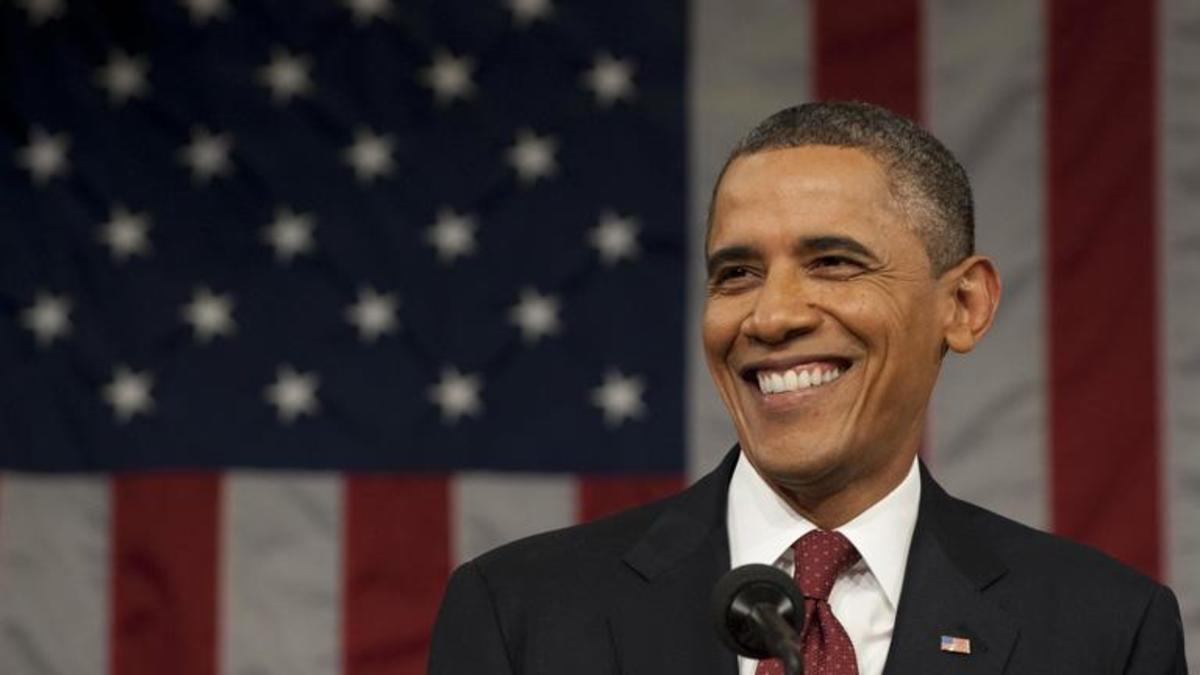
#> input picture barack_obama.jpg, 1200 x 675 px
$ python main.py
#> lines starting #> are read from the running program, lines starting #| are printed output that depends on the picture; after the words box and inside, x2 and y2 are one past the last pixel; in counts of white or black regions, pixels touching at a corner belong together
# import OpenCV
import cv2

def grayscale(img):
    """Apply a grayscale filter to an image"""

    return cv2.cvtColor(img, cv2.COLOR_BGR2GRAY)

def detectFacesWithRectangle(img, faces):
    """Draw a rectangle around faces found"""

    for (x, y, w, h) in faces:
        cv2.rectangle(img, (x, y), (x + w, y + h), (255, 0, 0), 3)

# read the image
img = cv2.imread('barack_obama.jpg')
#> img is the input picture: shape (675, 1200, 3); mean B, G, R 51, 51.3, 64.2

# load cascade classifier training file for haarcascade
face_cascade = cv2.CascadeClassifier('venv/lib/python2.7/site-packages/cv2/data/haarcascade_frontalface_alt.xml')

# detect faces...
faces = face_cascade.detectMultiScale(grayscale(img), 1.1, 5)
#> in grayscale, `return cv2.cvtColor(img, cv2.COLOR_BGR2GRAY)`:
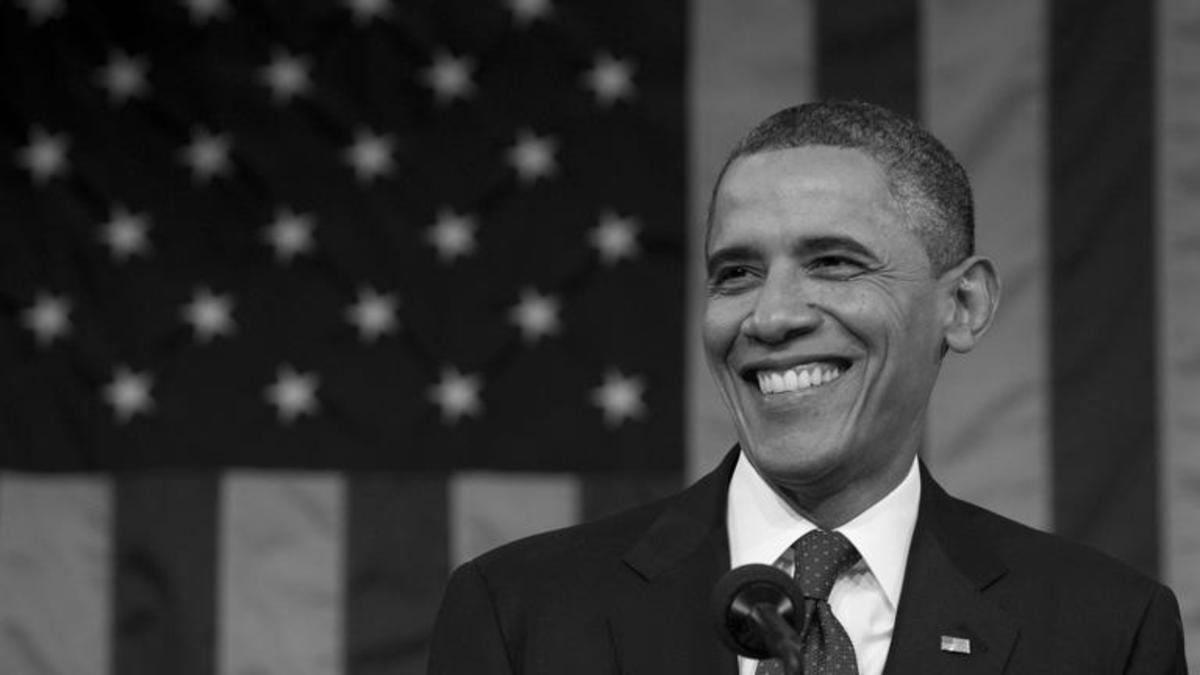
#> returned value: shape (675, 1200); min 0, max 254, mean 55.2
#> faces = [[645, 154, 280, 280]]
print('Faces found: ', len(faces))
#| Faces found:  1

# highlight faces on the original image with rectangles
detectFacesWithRectangle(img, faces)
#> the loop in detectFacesWithRectangle, `for (x, y, w, h) in faces:` made 1 pass
#> after the loop in detectFacesWithRectangle, `for (x, y, w, h) in faces:`:
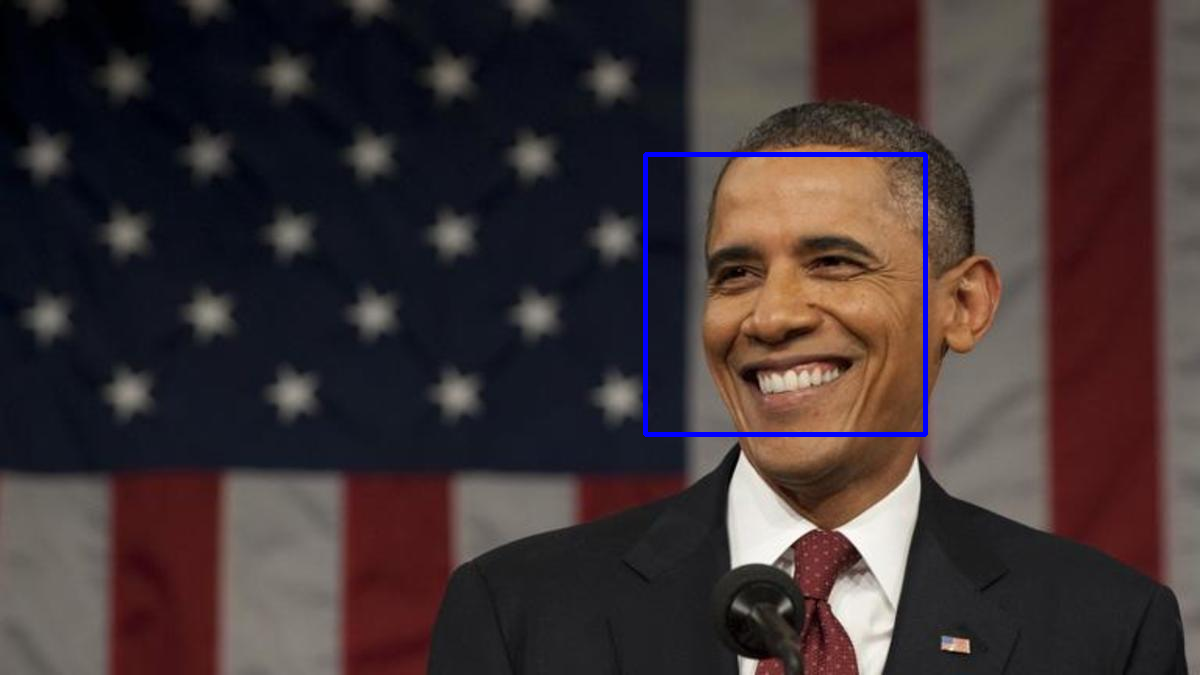
#> img: shape (675, 1200, 3); 0.69% of pixels changed, all inside (x1, y1, x2, y2) = (643, 152, 928, 437)

# output the image with facial recognition
cv2.imshow('Barack Obama', img)
cv2.waitKey(0)
cv2.destroyAllWindows()
